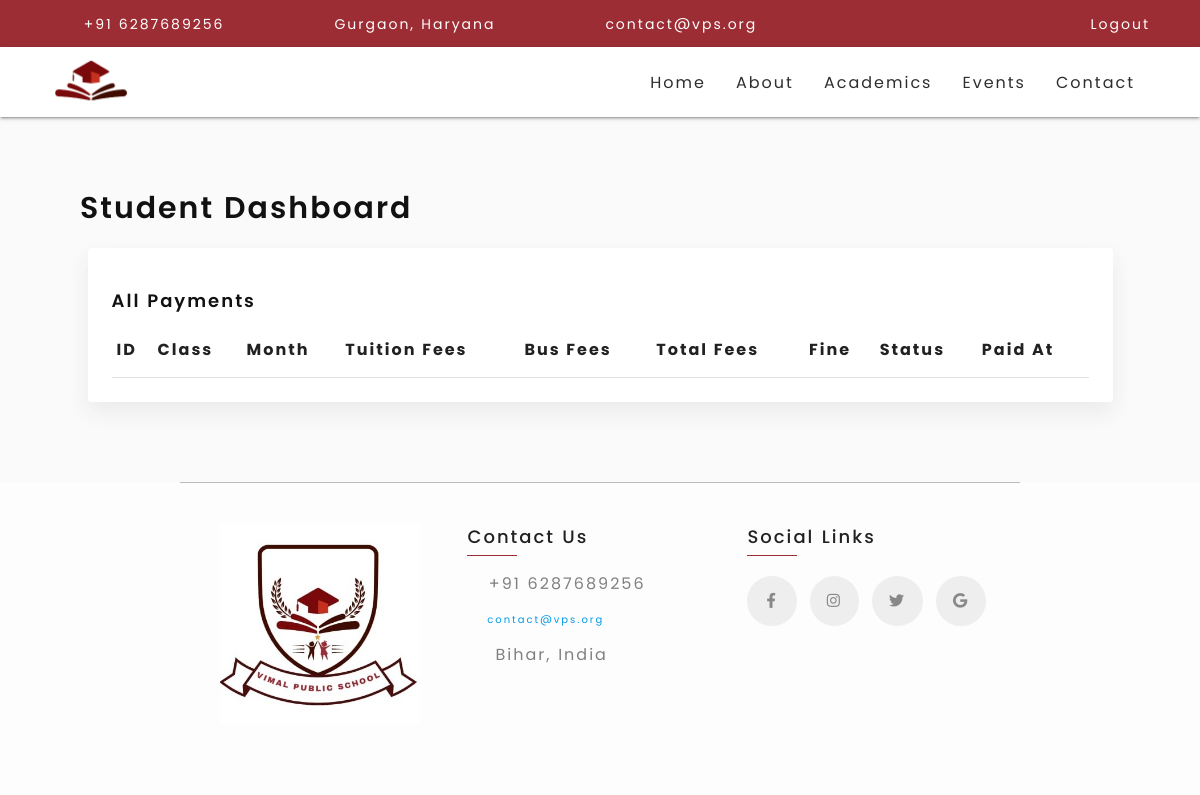
Before: /student-profile/1/payment (signed in) with the older database file.
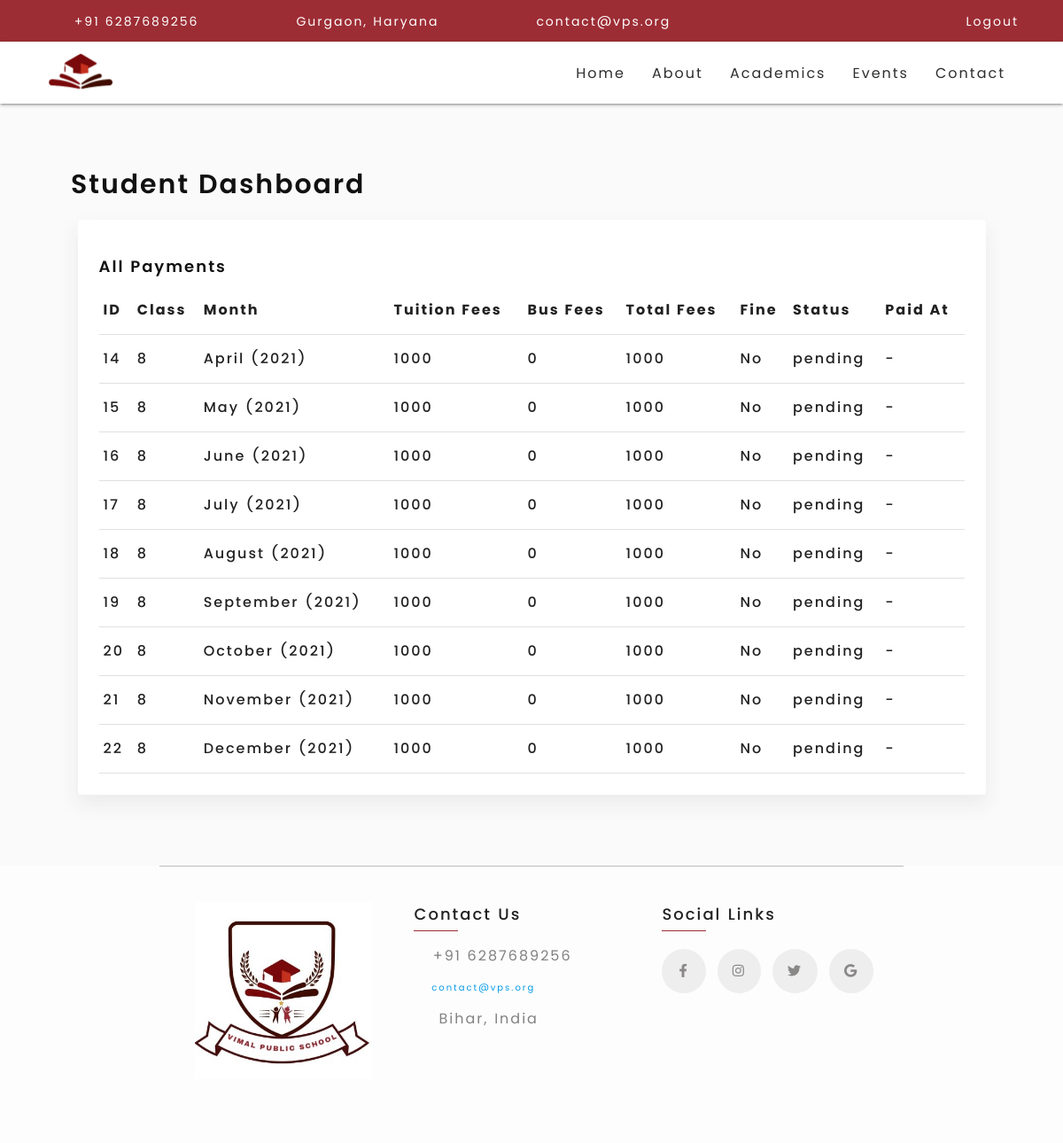
After: the same page with the newer database file.
### aboutAndStaffs/models.py (models this page shows, shortened)
class About(models.Model):
    logo = models.ImageField(upload_to="images")
    description = models.TextField(max_length=500)
    facebook = models.URLField(null=True)
    instagram = models.URLField(null=True)
    twitter = models.URLField(null=True)
    email = models.EmailField(null=True)
    contact = models.IntegerField(default=0)
    school_address = models.CharField(max_length=20, null=True)
    about_video = models.FileField(upload_to="video")

### student/models.py (models this page shows, shortened)
class Student_fees(models.Model):
    student_id = models.ForeignKey(Student, on_delete=models.PROTECT)
    class_id = models.ForeignKey(Students_Class, on_delete=models.DO_NOTHING)
    month_fees = models.IntegerField(default=0)
    bus_fees = models.IntegerField(default=0)
    total_fees = models.IntegerField(default=0)
    session_month_name = models.CharField(max_length=25)
    session_month = models.IntegerField(default=0)
    session_year = models.IntegerField(default=0)
    status = models.CharField(max_length=10)
    is_paid = models.BooleanField(default=False)
    paid_at = models.CharField(max_length=20)
    is_message_sent = models.IntegerField(default=0)
    is_fined = models.BooleanField(default=False)

class Students_Class(models.Model):
    class_name = models.CharField(max_length=10)
    strength = models.IntegerField(default=0)
    class_teacher = models.ForeignKey(Teacher, on_delete=models.DO_NOTHING)
    tuition_fees = models.IntegerField(default=0)

### student/views.py (the view)
# urls.py: path('<int:id>/payment', views.payments, name="payments"),
def payments(request, id):
    if request.user.is_authenticated:
        current_time = datetime.datetime.now()
        year = current_time.year
        month = current_time.month
        date = current_time.day
        month_name = current_time.strftime("%B")
        session_months = [f"April {year}", f"May {year}", f"June {year}", f"July {year}", f"August {year}", f"September {year}", f"October {year}", f"November {year}", f"December {year}", f"January {year}", f"February {year}", f"March {year}", f"April {year}"]
        current_month_index = session_months.index(f"{month_name} {year}")
        if current_month_index <= 12:
            allFess = Student_fees.objects.filter(student_id=id)[:current_month_index + 1]
        else:
            allFess = Student_fees.objects.filter(student_id=id)[:13]
        print(len(allFess), session_months.index(f"{month_name} {year}"), month_name,"all fees length")
        return render(request, "student/student_payments.html", { "allFees": allFess })
    else:
        return HttpResponseRedirect('/login/')

### vpsBase/context_processor.py (called while the page is built)
def render_footer(request):
    footer_content = About.objects.all()[0]
    isuser = request.user.is_authenticated
    return {
        'about_content': footer_content,
        'isuser': isuser
    }

### student/templates/student/student_payments.html (shortened to what this page needs)
{% extends 'vpsBase/base.html' %}
{% load static %}
{% block content %}
<div class="profile-page">
    <div class="student-profile" >
    <div class="d-flex flex-row w-100">
       <h3 class="heading-student">Student Dashboard</h3>
    </div>
    <div class="row">
            <div class="col s12">
            <div class="card">
            <div class="card-content">
                <h4>All Payments</h4>
                  <table class="display">
                      <thead>
                        <tr>
                            <th>ID</th>
                            <th>Class</th>
                            <th>Month</th>
                            <th>Tuition Fees</th>
                            <th>Bus Fees</th>
                            <th>Total Fees</th>
                            <th>Fine</th>
                            <th>Status</th>
                            <th>Paid At</th>
                        </tr>
                      </thead>
                      <tbody>
                      {% for fee in allFees %}
                        <tr>
                          <td>{{fee.id}}</td>
                          <td>{{fee.class_id.class_name}}</td>
                          <td>{{fee.session_month_name}} ({{ fee.session_year }})</td>
                          <td>{{fee.month_fees}}</td>
                          <td>{{fee.bus_fees}}</td>
                          <td>{{fee.total_fees}}</td>
                          {% if fee.is_fined == True %}
                            <td>Yes</td>
                          {% else %}
                            <td>No</td>
                          {% endif %}
                          <td>{{fee.status}}</td>
                          <td>{{fee.paid_at}}</td>
                        </tr>
                      {% endfor %}
                      </tbody>
                    </table>
              </div>
            </div>
          </div>
      </div>
</div>
</div>
{% endblock content %}

### vpsBase/templates/vpsBase/base.html (shortened to what this page needs)
<!DOCTYPE html>
{% load static %}
<html lang="en">
<head>
  {% block style %}
  <link rel="stylesheet" type="text/css" href="https://cdnjs.cloudflare.com/ajax/libs/OwlCarousel2/2.0.0-beta.3/assets/owl.carousel.min.css">
  <link rel="stylesheet" type="text/css" href="https://cdnjs.cloudflare.com/ajax/libs/OwlCarousel2/2.0.0-beta.3/assets/owl.theme.default.min.css">
  <link rel="stylesheet" href="{% static 'css/materialize/materialize.min.css' %}" />
  <link rel="stylesheet" href="{% static 'css/font-awesome/all.min.css' %}" />
  <link rel="stylesheet" href="https://cdn.datatables.net/1.10.25/css/jquery.dataTables.min.css">
  <link rel="stylesheet" href="https://cdn.datatables.net/buttons/1.7.1/css/buttons.dataTables.min.css">
  <link rel="stylesheet" href="{% static 'css/custom/styles.css' %}" />
  <link rel="stylesheet" href="{% static 'css/custom/event.css' %}" />
  <link rel="stylesheet" href="{% static 'css/custom/news.css' %}" />
  <link rel="stylesheet" href="{% static 'css/custom/resources.css' %}" />
  <link rel="stylesheet" href="{% static 'css/custom/home.css' %}" />
  <link rel="stylesheet" href="{% static 'css/custom/student-profile.css' %}" />
  <link rel="stylesheet" href="{% static 'css/custom/footer.css' %}" />
  <link rel="stylesheet" href="{% static 'css/custom/utils.css' %}" />
  <link rel="stylesheet" href="{% static 'fonts/poppins_font.css' %}" />
  {% endblock style %}
</head>
<body>
  {% include './navbar.html' %}
   {% block content %}{% endblock content %}
   {% include './footer.html' %}
</body>
</html>

### vpsBase/templates/vpsBase/navbar.html (shortened to what this page needs)
{% load static %}
<div class="navbar-top-panel ">
    <div class="navbar-top-panel-left">
      <ul>
        <li>
          <i class="fas fa-phone-alt"></i>
          <a href="tel:#">+91 {{ about_content.contact }}</a>
        </li>
        <li>
          <i class="fas fa-map-marker-alt"></i>
          <a href="#">Gurgaon, Haryana</a>
        </li>
        <li>
          <i class="fas fa-envelope-open"></i>
          <a href="mailto:#">{{ about_content.email }}</a>
        </li>
      </ul>
    </div>
    <div class="navbar-top-panel-right">
      {% if isuser %}
        <i class="fas fa-sign-in-alt"></i>
        <a href="{% url 'logout' %}">Logout</a>
      {% else %}
        <i class="fas fa-sign-in-alt"></i>
      <a href="{% url 'login' %}">Login</a>
      {% endif %}
    </div>
  </div>
  <nav>
    <div class="nav-wrapper">
      <a href="#" class="brand-logo"> <img src="{% static 'images/nav-brand-logo.png' %}" alt="vps_logo"></a>
      <ul class="right hide-on-med-and-down">
        <li><a href="{% url 'home' %}">Home</a></li>
        <li><a class="dropdown-trigger" href="#" data-target="about-dropdown">About</a></li>
        <li><a class="dropdown-trigger" href="#" data-target="academics-dropdown">Academics</a></li>
        <li><a href="{% url 'events' %}">Events</a></li>
        <li><a href="{% url 'contact' %}">Contact</a></li>
      </ul>
    </div>
  </nav>

### vpsBase/templates/vpsBase/footer.html (shortened to what this page needs)
{% load static %}
<div class="container">
  <div class="row justify-content-center my-20">
    <div class="col s12 l4 text-center">
     <img src="{% static 'images/vps-logo.jpeg' %}" alt="vps_logo" class="footer-logo">
    </div>
    <div class="col s12 l4 d-flex flex-column">
     <p class="footer-heading">Contact Us</p>
     <p style="color: grey">
        <i class="fas fa-phone" style="color: rgb(31, 30, 30)"></i
        >&nbsp;+91 {{ about_content.contact }}
      </p>
      <a href="mailto:contact@vps.com">
        <i class="fas fa-envelope" style="color: rgb(31, 30, 30)"></i
        >&nbsp;&nbsp;{{ about_content.email }}
      </a>
      <p style="color: grey;margin-bottom: 40px;">
        <i class="fas fa-map-marked" style="color: rgb(31, 30, 30)"></i
        >&nbsp;&nbsp;{{ about_content.school_address }}
      </p>
    </div>
    <div class="col s12 l4 d-flex flex-column">
        <p class="footer-heading">Social Links</p>
        <div class="flex flex-row mt-20">
      <a href="{{ about_content.facebook }}" class="social-links-1">
          <i class="fab fa-facebook-f"></i>
      </a>
      <a href="{{ about_content.instagram }}" class="social-links-2" style="margin-left: 8px;">
        <i class="fab fa-instagram"></i>
    </a>
    <a href="{{ about_content.twitter }}" class="social-links-3" style="margin-left: 8px;margin-right: 8px; ">
        <i class="fab fa-twitter "></i>
    </a>
    <a href="mailto:{{ about_content.email }}" class="social-links-4">
        <i class="fab fa-google "></i>
    </a>
</div>
    </div>
  </div>
</div>

### static/css/custom/styles.css (style rules this page uses)
* { box-sizing: border-box; }
:root { --bg-color: #9D2D35; --font-color:#2d2e2e; }
html { font-size: 62.5%; letter-spacing: 2px; }
body { padding: 0; margin: 0; background-color: #fdfdfd; font-family: "Poppins", sans-serif; }
h1, h2, h3, h4, h5, h6 { line-height: 1.5; font-family: "Poppins"; color: #111; font-weight: 600; }
h3 { font-size: 2.4rem; }
h4 { font-size: 1.8rem; }
p { font-size: 1.4rem; line-height: 1.5; }
.text-center { text-align: center; }
@media screen and (min-width: 601px) { p { font-size: 1.6rem;; } }

### static/css/custom/home.css (style rules this page uses)
.navbar-top-panel { display: none; }
nav { background-color: var(--bg-color); position: sticky; top: 0; left: 0; z-index: 10; }
nav .brand-logo { height: 100%; overflow: hidden; }
nav .brand-logo img { width: 8rem; height: 100%; object-fit:cover; }
nav .nav-wrapper ul { margin : 0; }
nav, nav .nav-wrapper i, nav a.sidenav-trigger, nav a.sidenav-trigger i { line-height: 3.2 !important; }
@media only screen and (min-width: 601px) { .navbar-top-panel { display: flex; justify-content: space-between; align-items: center; background-color: var(--bg-color); color: #fff; padding: 1.2rem 5rem; font-size: 1.4rem; } }
@media only screen and (min-width: 601px) { .navbar-top-panel ul { margin:0; } }
@media only screen and (min-width: 601px) { .navbar-top-panel-left ul li { list-style: none; display: inline-block; margin-right: 7rem; } }
@media only screen and (min-width: 601px) { .navbar-top-panel a { color: #fff; } }
@media only screen and (min-width: 601px) { .navbar-top-panel .fas { margin-right: 1rem; opacity: 0.6; font-size: 2rem; } }
@media only screen and (min-width: 601px) { nav { height: 7rem; padding: 1rem 5rem; align-items: center; background-color: #fff; } }
@media only screen and (min-width: 601px) { .nav-wrapper ul a, .brand-logo { font-size: 1.6rem; color: var(--font-color); } }

### static/css/custom/student-profile.css (style rules this page uses)
.profile-page { background: #Fafafa; }
.student-details , .student-profile { width: 100%; border-radius: 100%; }
.student-profile .card { border-radius: 4px; box-shadow: 0px 10px 20px 0px rgb(229 229 229 / 75%); }
.heading-student { font-size: 3rem; }
.profile-page table tr { font-size: 1.6rem; font-weight: 500; }
@media only screen and (min-width: 601px) { .profile-page { padding: 0 !important; } }
@media only screen and (min-width: 601px) { .student-profile, .teacher-profile { padding: 5rem 8rem !important; } }

### static/css/custom/footer.css (style rules this page uses)
.footer-logo { height: 20rem; width: 20rem; margin-bottom: 40px; }
p.footer-heading { margin-top: 0; font-size: 18px; padding-left: 0 !important; font-weight: 500; margin-bottom: 6px !important; }
p.footer-heading::after { display: block; height: 1.2px; width: 50px; background-color: var(--bg-color); margin-top: 5px; content: ""; position: absolute; }
a.social-links-1 { text-decoration: none; color: rgb(138, 135, 135) !important; background-color: #eee; display: inline-block; padding: 12px 17px 11px 17px !important; border-radius: 50%; font-size: 1.5rem; border: solid 2.5px #eee; transition-duration: 0.3s; }
a.social-links-2 { text-decoration: none; color: rgb(36, 35, 35); display: inline-block; background-color: #eee; color: rgb(138, 135, 135) !important; padding: 12px 15px 11px 15px !important; border-radius: 50%; font-size: 1.5rem; border: solid 2.5px #eee; transition-duration: 0.3s; }
a.social-links-3 { text-decoration: none; color: rgb(36, 35, 35); display: inline-block; background-color: #eee; color: rgb(138, 135, 135) !important; padding: 12px 15px 11px 15px !important; border-radius: 50%; font-size: 1.5rem; border: solid 2.5px #eee; transition-duration: 0.3s; }
a.social-links-4 { text-decoration: none; color: rgb(36, 35, 35); display: inline-block; background-color: #eee; color: rgb(138, 135, 135) !important; padding: 12px 15px 11px 15px !important; border-radius: 50%; font-size: 1.5rem; border: solid 2.5px #eee; transition-duration: 0.3s; }

### static/css/custom/utils.css (style rules this page uses)
.d-flex { display: flex; }
.flex-row { flex-direction: row; }
.flex-column { flex-direction: column; }
.justify-content-center { justify-content: center; }
.w-100 { width: 100% !important; }
.text-center { text-align: center ; }
.mt-20 { margin-top: 2rem; }
.my-20 { margin-top: 40px; margin-bottom: 40px; }

Changed rows visible on the page:
added Student_fees: id "14", class_id.class_name "8", session_month_name "April", session_year "2021", month_fees "1000", bus_fees "0", total_fees "1000", is_fined "No", status "pending", paid_at "-"
added Student_fees: id "15", class_id.class_name "8", session_month_name "May", session_year "2021", month_fees "1000", bus_fees "0", total_fees "1000", is_fined "No", status "pending", paid_at "-"
added Student_fees: id "16", class_id.class_name "8", session_month_name "June", session_year "2021", month_fees "1000", bus_fees "0", total_fees "1000", is_fined "No", status "pending", paid_at "-"
added Student_fees: id "17", class_id.class_name "8", session_month_name "July", session_year "2021", month_fees "1000", bus_fees "0", total_fees "1000", is_fined "No", status "pending", paid_at "-"
added Student_fees: id "18", class_id.class_name "8", session_month_name "August", session_year "2021", month_fees "1000", bus_fees "0", total_fees "1000", is_fined "No", status "pending", paid_at "-"
added Student_fees: id "19", class_id.class_name "8", session_month_name "September", session_year "2021", month_fees "1000", bus_fees "0", total_fees "1000", is_fined "No", status "pending", paid_at "-"
added Student_fees: id "20", class_id.class_name "8", session_month_name "October", session_year "2021", month_fees "1000", bus_fees "0", total_fees "1000", is_fined "No", status "pending", paid_at "-"
added Student_fees: id "21", class_id.class_name "8", session_month_name "November", session_year "2021", month_fees "1000", bus_fees "0", total_fees "1000", is_fined "No", status "pending", paid_at "-"
added Student_fees: id "22", class_id.class_name "8", session_month_name "December", session_year "2021", month_fees "1000", bus_fees "0", total_fees "1000", is_fined "No", status "pending", paid_at "-"
